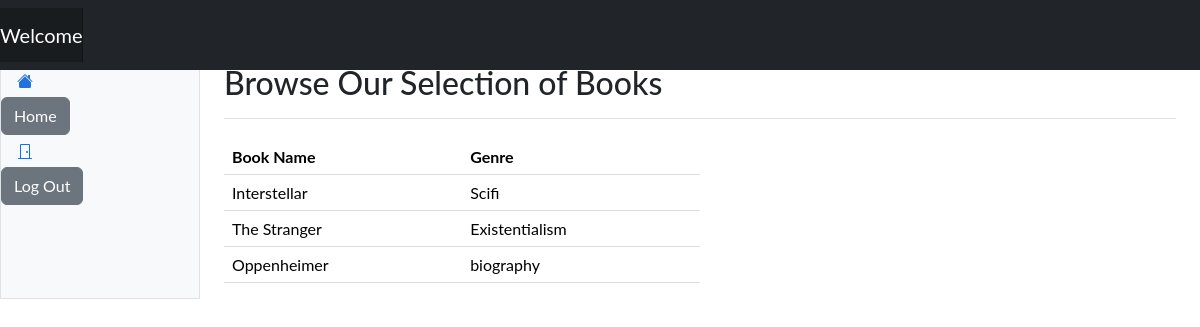
/browse/, run on an earlier commit of the app's database.
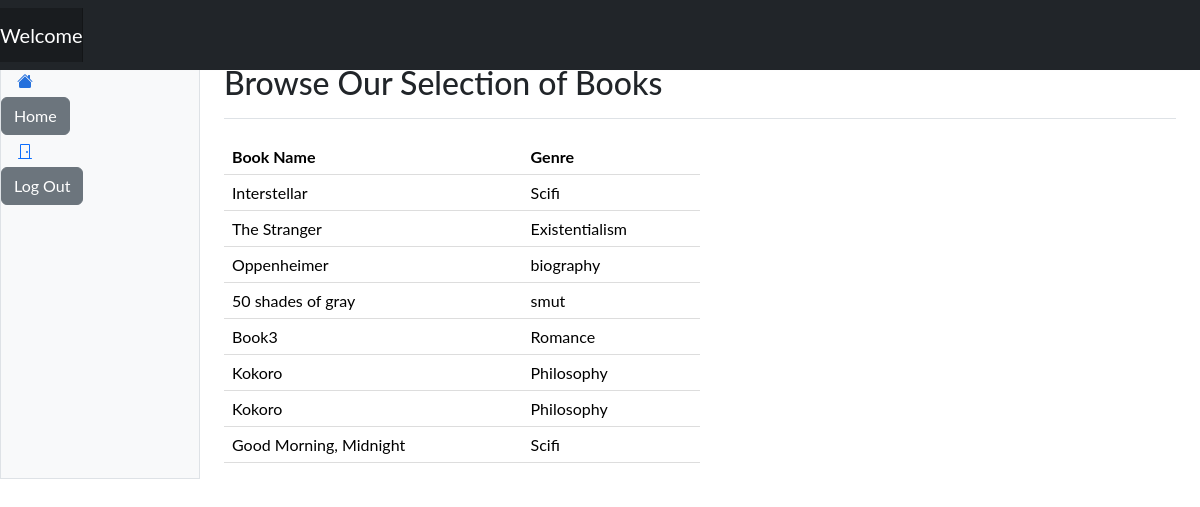
And on a later commit of the database.
### website/settings/roles.py (models this page shows)
class data_book(db.Model):
    id = db.Column(db.Integer, primary_key=True)
    book_title = db.Column(db.String(20),nullable=False)
    book_genre = db.Column(db.String(20), nullable=False)

### website/routes.py (the view)
@app.route('/browse/', methods=['POST', 'GET'])
def browse():
    books = data_book.query.all()
    return render_template('browse.html', user=current_user, books=books)

### website/routes.py (called while the page is built)
@app.before_request
def create_db():
    db.create_all()

### website/templates/browse.html (shortened to what this page needs)
{% extends "base.html"%}
{% block content %}
<html lang="en" data-bs-theme="auto">
  <head><script src="../assets/js/color-modes.js"></script>
    <link rel="stylesheet" href="https://cdn.jsdelivr.net/npm/@docsearch/css@3">
<link href="../assets/dist/css/bootstrap.min.css" rel="stylesheet">
<header class="navbar sticky-top bg-dark flex-md-nowrap p-0 shadow" data-bs-theme="dark">
  <a class="navbar-brand col-md-3 col-lg-2 me-0 px-3 fs-6 text-white" href="#">Company name</a>
 <nav class="navbar navbar-expand-md navbar-dark fixed-top bg-dark">
        <a class="navbar-brand" href="#">Welcome {{user.username}}</a>
      </nav>
</header>
      <div class="container-fluid">
  <div class="row">
    <div class="sidebar border border-right col-md-3 col-lg-2 p-0 bg-body-tertiary">
      <div class="offcanvas-md offcanvas-end bg-body-tertiary" tabindex="-1" id="sidebarMenu" aria-labelledby="sidebarMenuLabel">
        <div class="offcanvas-body d-md-flex flex-column p-0 pt-lg-3 overflow-y-auto">
          <ul class="nav flex-column">
            <li class="nav-item">
              <a class="nav-link d-flex align-items-center gap-2 active" aria-current="page" href="#">
                <svg class="bi"><use xlink:href="#house-fill"/></svg>
                <a class="btn btn-secondary" href="{{url_for('home_page')}}" role="button"> Home </a>
              </a>
            </li>
          </ul>
          <ul class="nav flex-column mb-auto">
            <li class="nav-item">
              <a class="nav-link d-flex align-items-center gap-2" href="#">
                <svg class="bi"><use xlink:href="#door-closed"/></svg>
                <a class="btn btn-secondary" href="{{url_for('logout')}}" role="button">Log Out</a>
              </a>
            </li>
          </ul>
        </div>
      </div>
    </div>
 <main class="col-md-9 ms-sm-auto col-lg-10 px-md-4">
      <div class="d-flex justify-content-between flex-wrap flex-md-nowrap align-items-center pt-3 pb-2 mb-3 border-bottom">
        <h1 class="h2">Browse Our Selection of Books</h1>
      </div>
        <div class="col-md-6 col-sm-12">
            <table class="table">
                <thead>
                    <tr>
                        <th>Book Name</th>
                        <th>Genre</th>
                    </tr>
                </thead>
                <tbody>
                    {% for book in books %}
                    <tr>
                        <td>{{ book.book_title}}</td>
                        <td>{{ book.book_genre}}</td>
                    </tr>
                    {% endfor %}
                </tbody>
            </table>
        </div>
    </div>
         </div>
    <link href="https://cdn.jsdelivr.net/npm/bootstrap-icons@1.10.5/font/bootstrap-icons.min.css" rel="stylesheet">
    <link href="dashboard.css" rel="stylesheet">
  </head>
{% endblock %}

### website/templates/base.html (shortened to what this page needs)
<html>
<head>
        <link href="https://cdn.jsdelivr.net/npm/bootstrap@5.3.3/dist/css/bootstrap.min.css" rel="stylesheet">
</head>
<body>
    {% block content %}
    {% endblock %}
    </body>
</html>

### website/templates/dashboard.css (style rules this page uses)
.bi { display: inline-block; width: 1rem; height: 1rem; }
.sidebar .nav-link { font-size: .875rem; font-weight: 500; }
.sidebar .nav-link.active { color: #2470dc; }
.navbar-brand { padding-top: .75rem; padding-bottom: .75rem; background-color: rgba(0, 0, 0, .25); box-shadow: inset -1px 0 0 rgba(0, 0, 0, .25); }

### website/templates/browse.html (style rules this page uses)
.bi { vertical-align: -.125em; fill: currentColor; }
body { font-family: "Lato", sans-serif; }
@media screen and (min-width: 768px) { table { width: 100%; border-collapse: collapse; margin-top: 20px; } }
@media screen and (min-width: 768px) { th, td { padding: 12px; text-align: left; border-bottom: 1px solid #ddd; } }
@media screen and (min-width: 768px) { th { background-color: #f2f2f2; } }

What changed in the data, as far as the page shows it:
added data_book: book_title "50 shades of gray", book_genre "smut"
added data_book: book_title "Book3", book_genre "Romance"
added data_book: book_title "Kokoro", book_genre "Philosophy"
added data_book: book_title "Kokoro", book_genre "Philosophy"
added data_book: book_title "Good Morning, Midnight", book_genre "Scifi"
